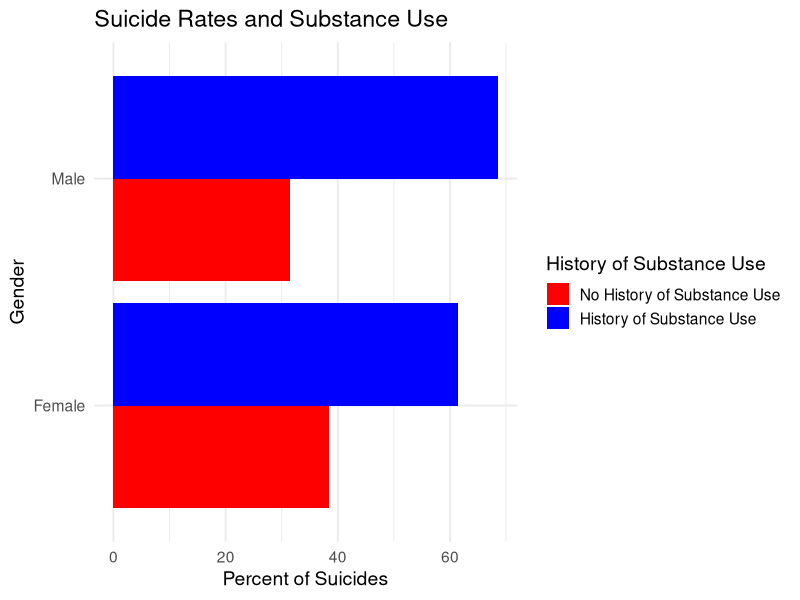

R code for this plot:
## ---- chunk 1
suicide_data <- data.frame(
  gender = c("Male", "Male", "Female", "Female"),
  History_of_substance_abuse = c("Yes", "No", "Yes", "No"),
  percent_suicides = c(31.5, 68.5, 38.5, 61.5)  # example %
)
## ---- chunk 2
suicide_data$gender <- factor(suicide_data$gender)
suicide_data$History_of_substance_abuse <- factor(suicide_data$History_of_substance_abuse,
                                          levels = c("Yes", "No"))
## ---- chunk 3
library(ggplot2)

ggplot(suicide_data, 
       aes(x = gender, 
           y = percent_suicides, 
           fill = History_of_substance_abuse)) +
  
  geom_bar(stat = "identity", position = "dodge") +
  
  coord_flip() +
  
  scale_fill_manual(values = c("Yes" = "red", "No" = "blue"),
                    name = "History of Substance Use",
                    labels = c("No History of Substance Use",
                               "History of Substance Use")) +
  
  labs(title = "Suicide Rates and Substance Use",
       x = "Gender",
       y = "Percent of Suicides") +
  
  theme_minimal(base_size = 14)
